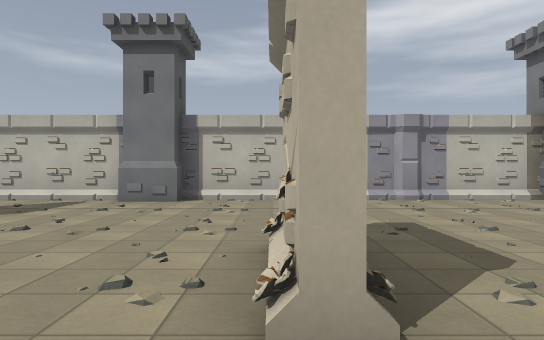
[1] (above)

15 first-person views from a walk through a Godot game level. The camera is 1.4 m above the floor, looks level and sees 75° across. The floor is counted in squares, 2 m on a side. Each view is taken from the middle of a square. On the plan, view 1 faces up. The plan holds only what a view shows up to about 11 squares ahead; the rest is blank. The place goes on beyond the plan. Surface patterns are stand-ins for the level's own textures.

[2]
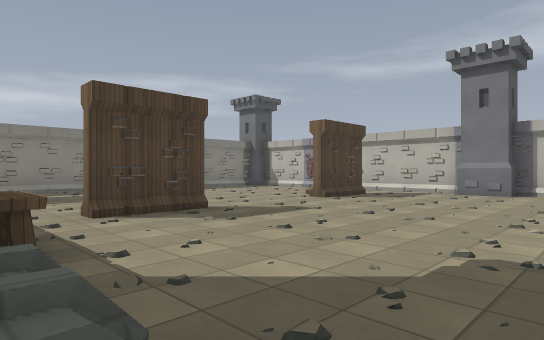

[3]
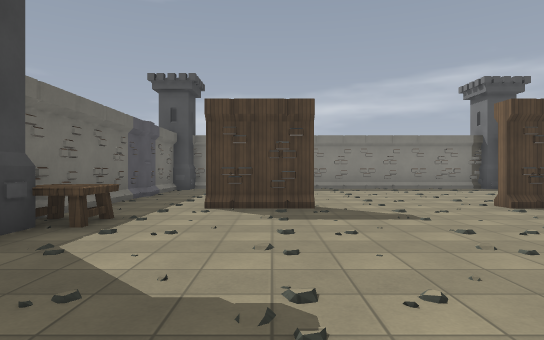

[4]
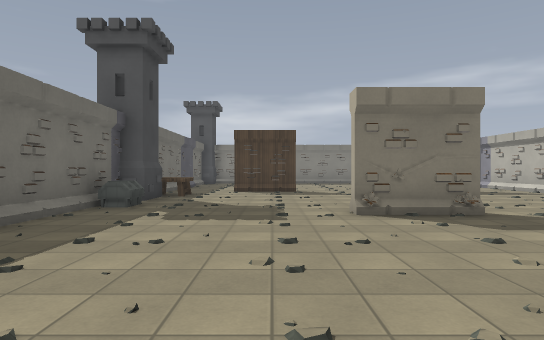

[5]
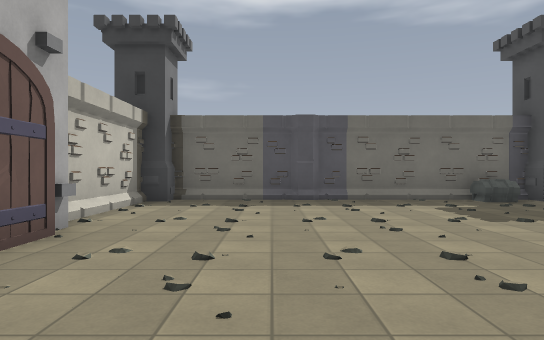

[6]
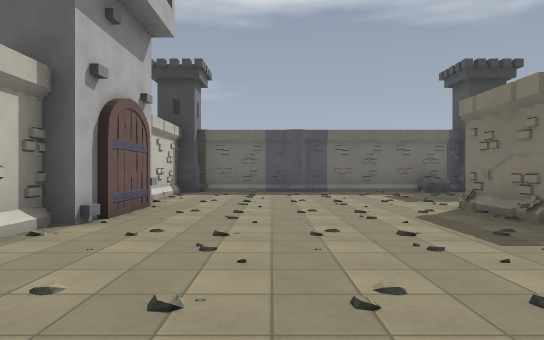

[7]
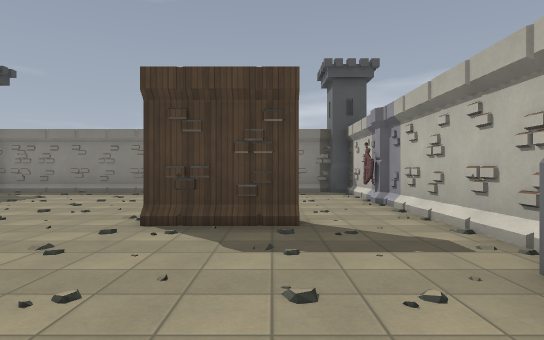

[8]
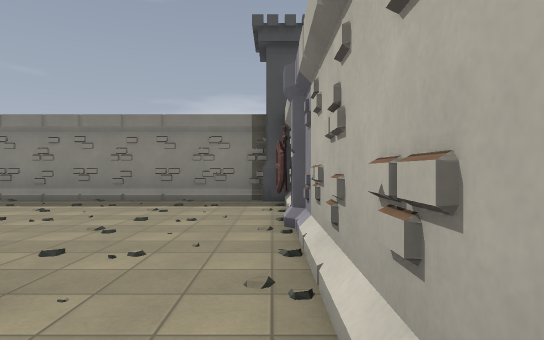

[9]
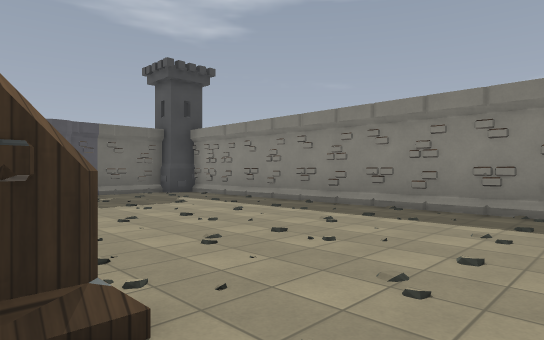

[10]
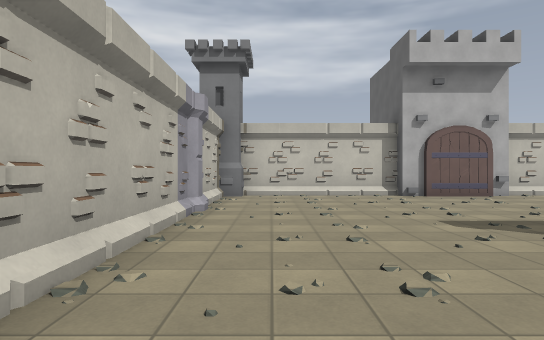

[11]
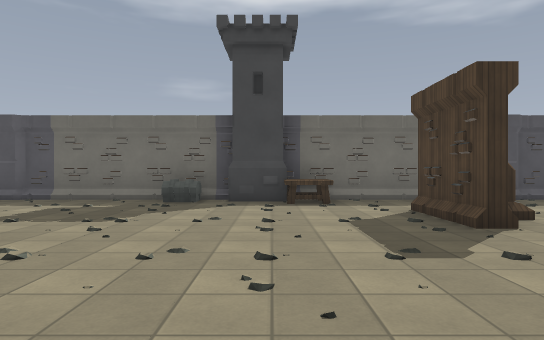

[12]
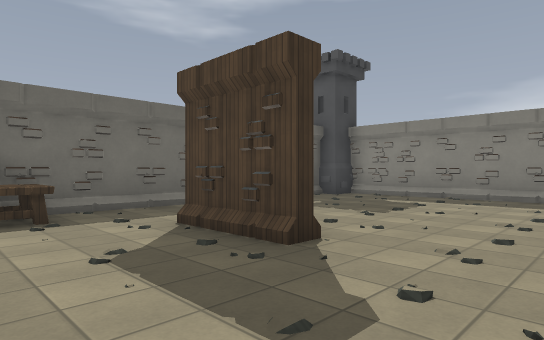

[13]
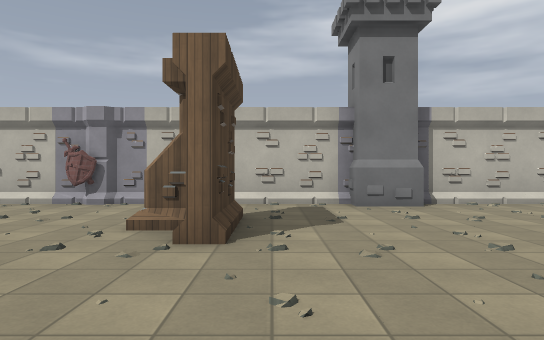

[14]
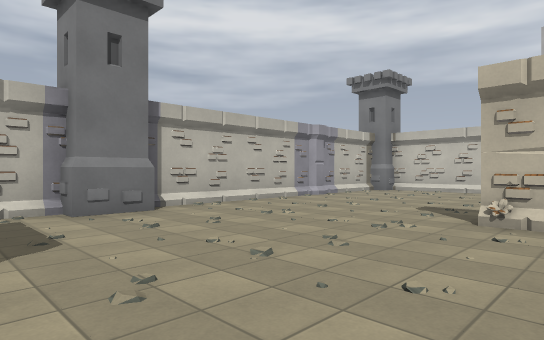

[15]
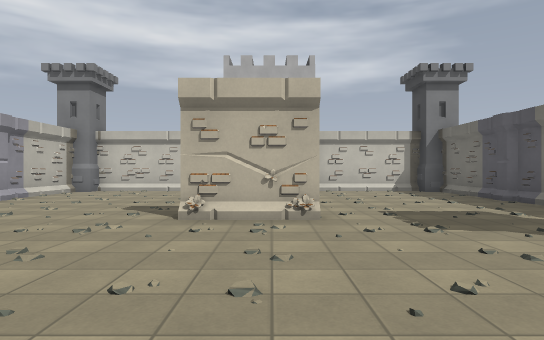

### Floor plan
Points are (right, up) in squares from view 1. A wall is a line through its corners. A room is listed if a view was taken in it or the views show most of it. See-through windows are left out.
Room 1 (views 1, 2, 3, 4, 5, 6, 7, 8, 9, 10, 11, 12, 13, 14, 15)
walls: (-0.1, 1.5) (0.2, 2.7); (0.3, 2.6) (0.5, 1.4); (0.3, 3.4) (0.3, 1.2); (-5.6, 0.9) (-5.6, -1.2) (-6, -1.2); (0.4, 2.9) (0.2, 1.8) (-0.1, 3.2); (0.1, 1.3) (0, 2); (0.1, 1.3) (0.1, 3.4); (-6, 5.2) (-6.5, 5.2); (-5.6, 6.4) (-5.6, 4.2); (-3.2, 8.4) (-11.9, 8.4); (-2.1, -3.5) (6.4, -3.5); (6.4, 0.6) (6.4, 3.5); (6.9, 3.5) (6.9, 7.9); (-12.4, 7.9) (-12.4, -3); (-11.6, -3.5) (-3.2, -3.5); (6.5, 8.4) (-2.1, 8.4); (6.9, -3) (6.9, 0.4)
objects: other object (-9, 8); table (-4, -3) to (-4, -2); tower (-3, -3); tower (-3, 8); other object (-1, -3)

Positions as (right, up) in squares from view 1, and headings:
1: (0, 0), facing up
2: (0, -3), facing up-left
3: (1, 0), facing left
4: (6, 0), facing left
5: (4, 5), facing down
6: (4, 8), facing down
7: (-1, 6), facing left
8: (-4, 8), facing left
9: (-6, 7), facing down-left
10: (-3, 7), facing right
11: (-3, 5), facing down
12: (-3, 3), facing down-left
13: (-5, 1), facing up
14: (-5, 2), facing up-right
15: (-5, 2), facing right
